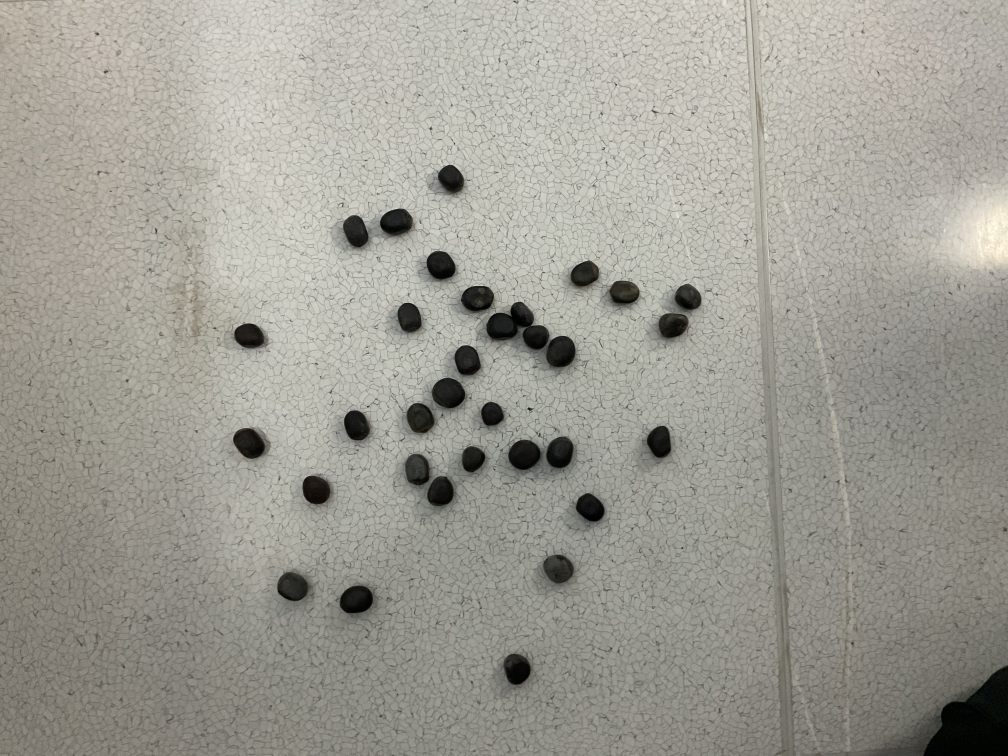
#> input picture Day-01/IMG_1217.jpg, 4032 x 3024 px (shown at 1/4 size)
$ python q11.py
#> lines starting #> are read from the running program, lines starting #| are printed output that depends on the picture; after the words box and inside, x2 and y2 are one past the last pixel; in counts of white or black regions, pixels touching at a corner belong together
import cv2
import os

WINDOW_NAME = "B6610364-นายปัณณธร-ขันละ"
root = os.getcwd()
imgPath = os.path.join(root, "IMG_1217.jpg")
img = cv2.imread(imgPath, cv2.IMREAD_UNCHANGED)
#> img is the input picture: shape (3024, 4032, 3); mean B, G, R 148.3, 156.9, 158.6
if img is None:
    raise FileNotFoundError(
        f"Could not read image at {imgPath} (check path/format support)"
    )

h, w = img.shape[:2]
#> h = 3024; w = 4032
chanels = img.shape[2] if len(img.shape) == 3 else 1
#> chanels = 3

text = f"h:{h} w:{w} datatype: {img.dtype} chanels: {chanels} : {img.shape}"
cv2.putText(
    img, text, (10, 200), cv2.FONT_HERSHEY_SIMPLEX, 4, (0, 0, 0), 2, cv2.LINE_AA
)

resized = cv2.resize(img, (640, 480))
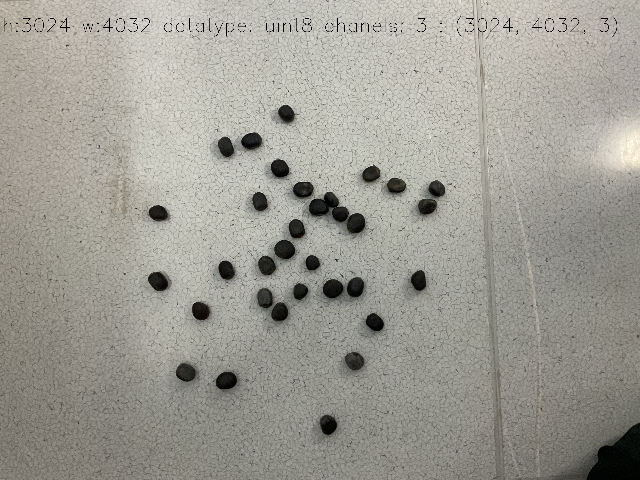
#> resized: shape (480, 640, 3); mean B, G, R 147.8, 156.3, 158

ROI_WINDOW_NAME = "Select ROI"
cv2.namedWindow(ROI_WINDOW_NAME, cv2.WINDOW_NORMAL)
#> (the run stopped early here; a loop or call above may not have finished)

$ run again, with Day-01/IMG_1220.jpg copied over Day-01/IMG_1217.jpg
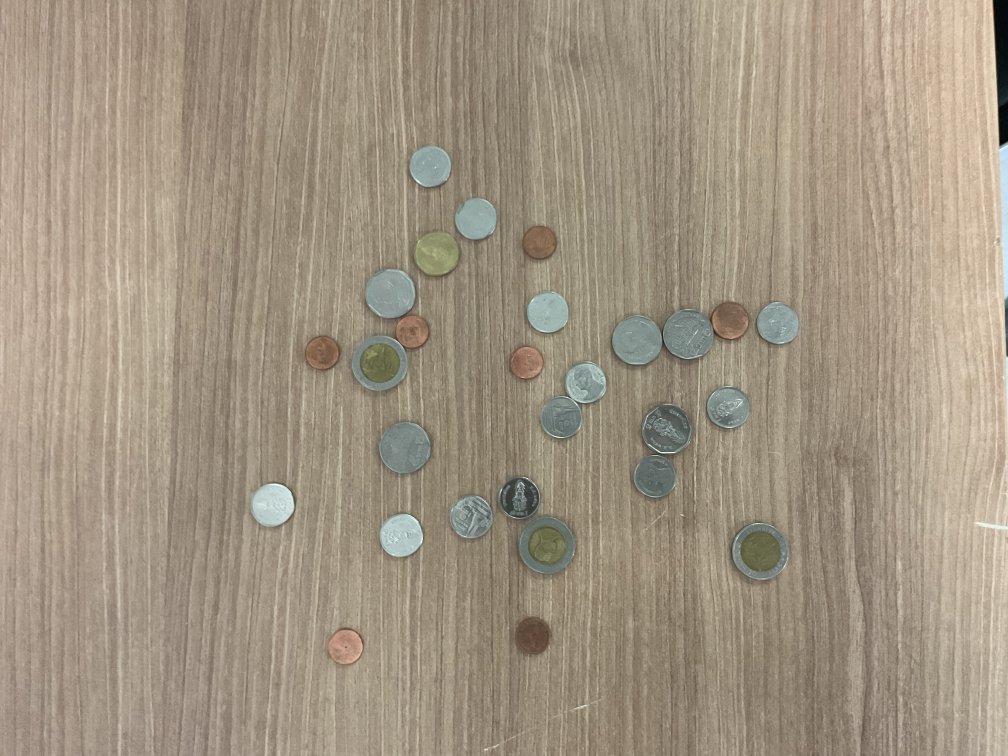
#> input picture Day-01/IMG_1220.jpg, 4032 x 3024 px (shown at 1/4 size)
#> img is the input picture: shape (3024, 4032, 3); mean B, G, R 130, 148.2, 160.7
#> `resized = cv2.resize(img, (640, 480))`:
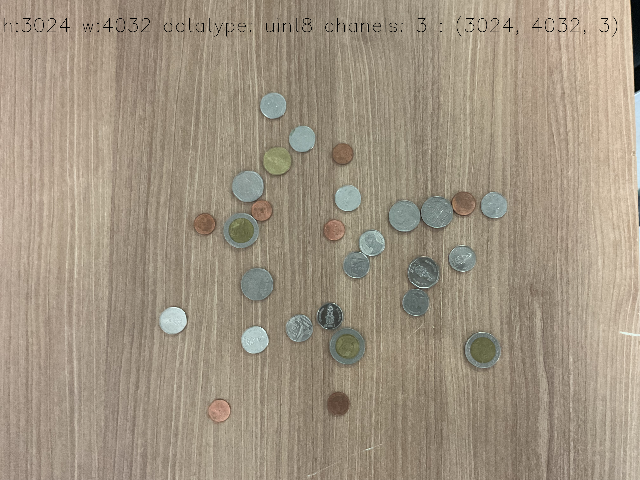
#> resized: shape (480, 640, 3); mean B, G, R 129.5, 147.7, 160.2

$ run again, with Day-01/IMG_1221.JPG copied over Day-01/IMG_1217.jpg
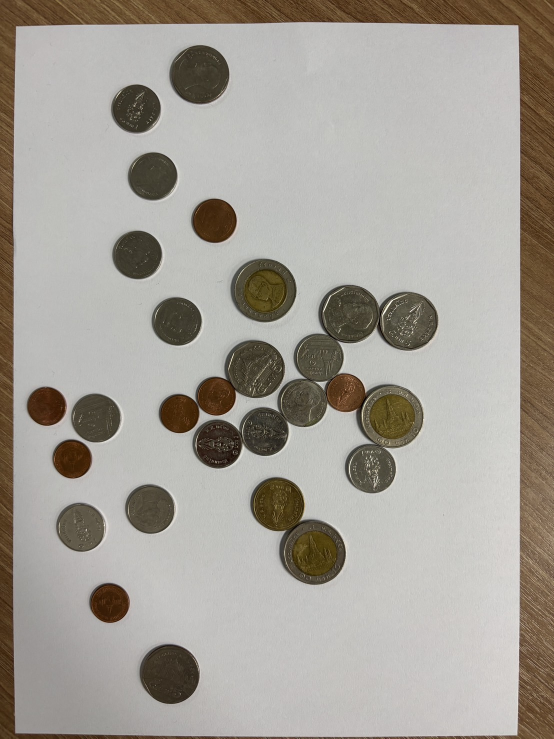
#> input picture Day-01/IMG_1221.JPG, 1108 x 1477 px (shown at 1/2 size)
#> img is the input picture: shape (1477, 1108, 3); mean B, G, R 151.5, 159.5, 164.4
#> `cv2.putText( img, text, (10, 200), cv2.FONT_HERSHEY_SIMPLEX, 4, (0, 0,..`:
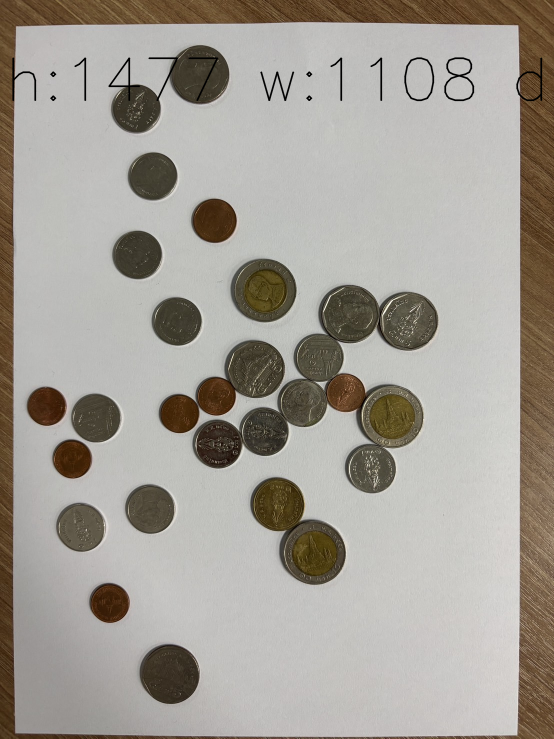
#> img: shape (1477, 1108, 3) (shown at 1/2 size); 0.61% of pixels changed, all inside (x1, y1, x2, y2) = (24, 114, 1085, 203)
#> `resized = cv2.resize(img, (640, 480))`:
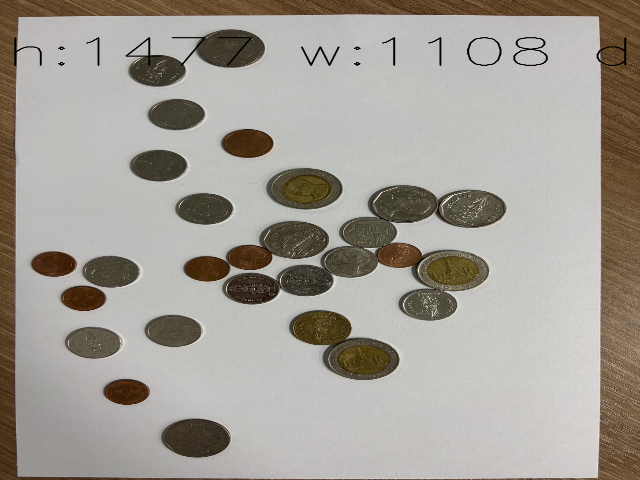
#> resized: shape (480, 640, 3); mean B, G, R 150.8, 158.7, 163.6

$ run again, with Day-01/random2.jpg copied over Day-01/IMG_1217.jpg
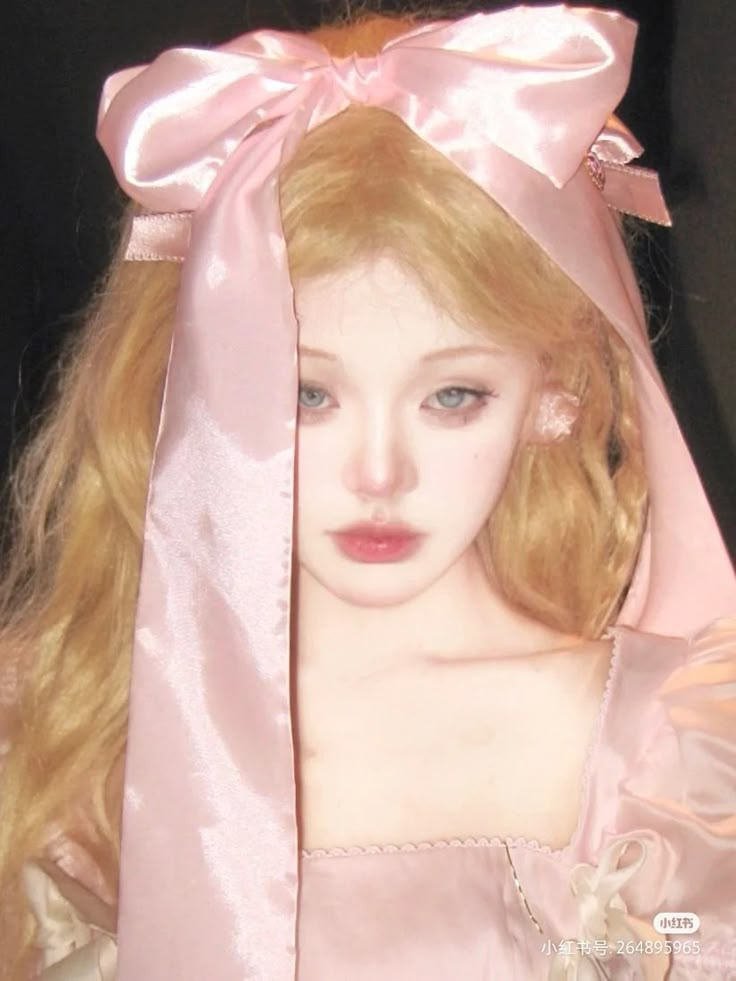
#> input picture Day-01/random2.jpg, 736 x 981 px
#> img is the input picture: shape (981, 736, 3); mean B, G, R 151.2, 164.7, 196.3
#> `cv2.putText( img, text, (10, 200), cv2.FONT_HERSHEY_SIMPLEX, 4, (0, 0,..`:
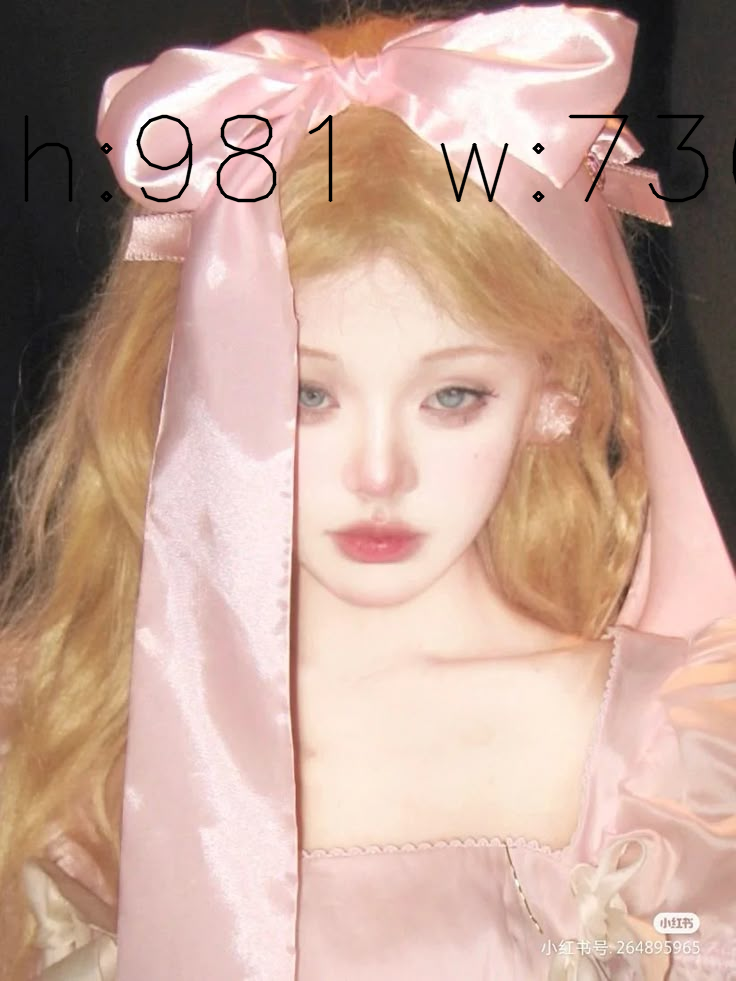
#> img: shape (981, 736, 3); 1.01% of pixels changed, all inside (x1, y1, x2, y2) = (24, 114, 736, 203)
#> `resized = cv2.resize(img, (640, 480))`:
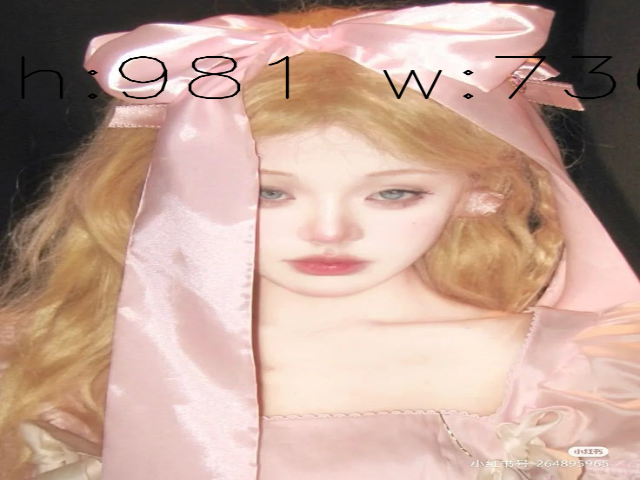
#> resized: shape (480, 640, 3); mean B, G, R 150.1, 163.6, 195
